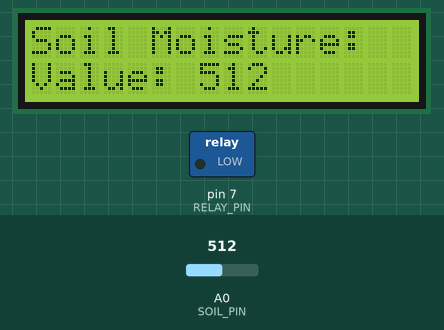
This sketch was run on a simulated Arduino Uno, built with avr-gcc and run on an emulated ATmega328P. Shown: 16×2 character LCD, switched loads named in the sketch (green lamp = pin HIGH). The test bench sets the inputs (shaded band); at power-on: A0 (SOIL_PIN) = 512.

Above: at 1.2 s.
1.3 s: A0 (SOIL_PIN) set to 22
At 2.6 s:
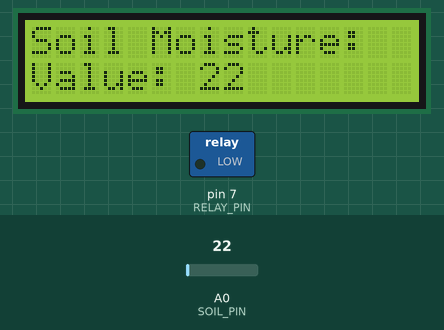
3.6 s: A0 (SOIL_PIN) set to 17
At 5.1 s:
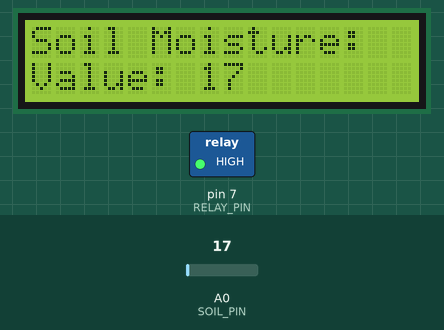
5.6 s: A0 (SOIL_PIN) set to 0
At 7.4 s:
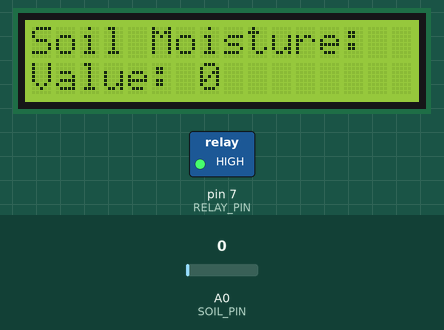
Timing chart, 0 to 8.9 s (numbered marks = the images above; inputs shaded):
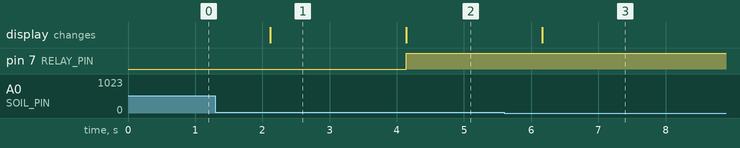

The sketch:

smart_irrigation.ino
```cpp
#include <LiquidCrystal_I2C.h>

#define SOIL_PIN A0
#define RELAY_PIN 7

LiquidCrystal_I2C lcd(0x27, 16, 2);

int soilValue = 0;
int threshold = 20;

void setup() {
  pinMode(RELAY_PIN, OUTPUT);
  digitalWrite(RELAY_PIN, LOW);

  lcd.init();
  lcd.backlight();

  lcd.setCursor(0, 0);
  lcd.print("Soil Moisture:");
}

void loop() {
  soilValue = analogRead(SOIL_PIN);

  lcd.setCursor(0, 1);
  lcd.print("Value: ");
  lcd.print(soilValue);
  lcd.print("   ");

  if (soilValue < threshold) {
    digitalWrite(RELAY_PIN, HIGH);
  } else {
    digitalWrite(RELAY_PIN, LOW);
  }

  delay(1000);
}
```

Measured:
- the behaviour switches between 20 and 19 on A0 (SOIL_PIN) (found by bisection; images 1 and 2)
- after the input at 1.3 s, the display: changes after 0.82 s (image 1)
- after the input at 3.6 s, pin 7 (RELAY_PIN): LOW → HIGH after 0.54 s; the display: changes after 0.54 s (image 2)
- after the input at 5.6 s, the display: changes after 0.56 s (image 3)
